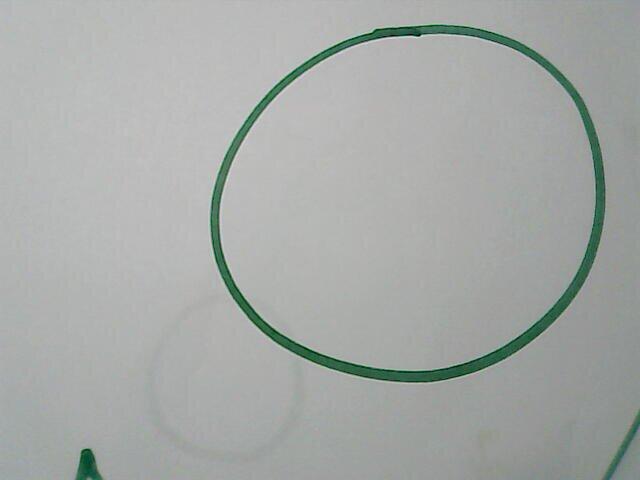
#> input picture Stills/shape-detection/cerc.jpg, 640 x 480 px, given in place of the camera
$ python contours.py   (Python 2 division)
#> lines starting #> are read from the running program, lines starting #| are printed output that depends on the picture; after the words box and inside, x2 and y2 are one past the last pixel; in counts of white or black regions, pixels touching at a corner belong together
import numpy as np
import cv2
import random
def fill(contour,width,height):
    #img = np.ndarray(shape = (width,height),dtype=object)
    #img.fill([0,0,0])
    img = np.zeros((height,width,3),np.uint8)
    #print contour[0][0]
    for i in range(len(contour)):
        img[contour[i][0,1],contour[i][0,0]] = [255,0,0]
    img = cv2.cvtColor(img,cv2.COLOR_BGR2GRAY)
    #gray = cv2.cvtColor(img,cv2.COLOR_BGR2GRAY)
    img = np.float32(img)
   # print img.shape[1],img.shape[0]
    #cv2.imwrite('im.png',img)
    dst = cv2.cornerHarris(img,2,3,0.04)#4,3,0.2)

    #result is dilated for marking the corners, not important
    dst = cv2.dilate(dst,None)

    # Threshold for an optimal value, it may vary depending on the image.
    #img[dst>0.01*dst.max()]=[0,0,255]
    (x,y) = np.where(dst>0.01*dst.max())
    corners = np.ndarray(shape = (len(x),2),dtype = int)
    for i in range(len(x)):
        corners[i] = (y[i],x[i])
    #print corners
    hull = cv2.convexHull(corners)
    #cv2.drawContours(img,[hull],0,(0,255,0),-1)
    #cv2.imshow('dst',img)
    return hull


def random_color():
    rgbl=[255,0,0]
    #random.shuffle(rgbl)
    return tuple(rgbl)

cap = cv2.VideoCapture(0)
while(True):
    ret,img = cap.read()
#> img is the input picture: shape (480, 640, 3); mean B, G, R 166.8, 169.7, 165.7
    #img = cv2.imread('poze_mari.jpg')
    gray = cv2.cvtColor(img,cv2.COLOR_BGR2GRAY)
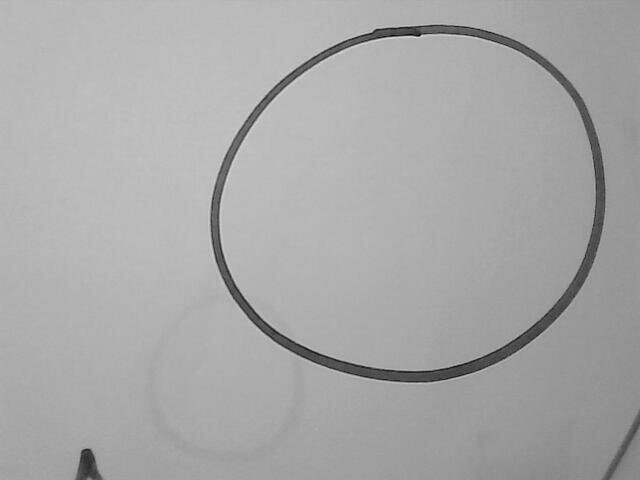
#> gray: shape (480, 640); min 1, max 222, mean 168.1
    # gray = cv2.GaussianBlur(gray, (21, 21), 0)
    ret,thresh = cv2.threshold(gray,160,255,1)
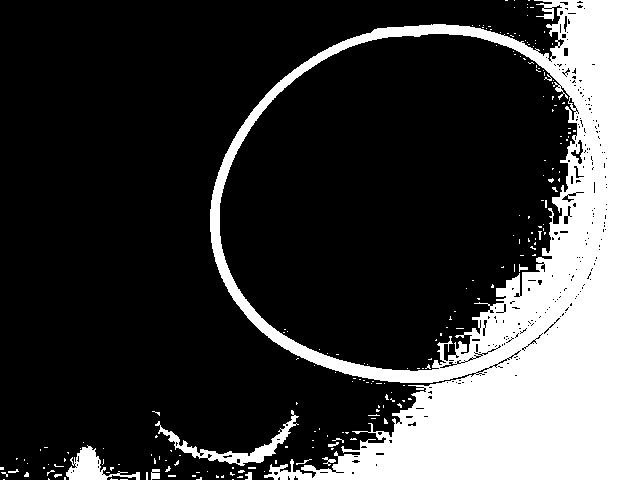
#> thresh: shape (480, 640); 25% white; 205 white regions (191 under 20 px), largest, box (x1, y1, x2, y2) and area: (210, 0, 640, 480) 73065, (155, 410, 299, 466) 1357, (66, 445, 140, 480) 995
#> (the run stopped early here; a loop or call above may not have finished)

$ run again, on Stills/shape-detection/patrat.jpg
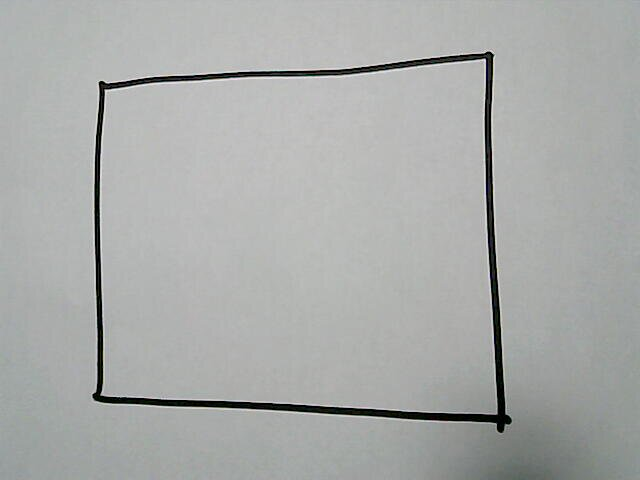
#> input picture Stills/shape-detection/patrat.jpg, 640 x 480 px, given in place of the camera
#> img is the input picture: shape (480, 640, 3); mean B, G, R 169.6, 171.2, 169.2
#> `ret,thresh = cv2.threshold(gray,160,255,1)`:
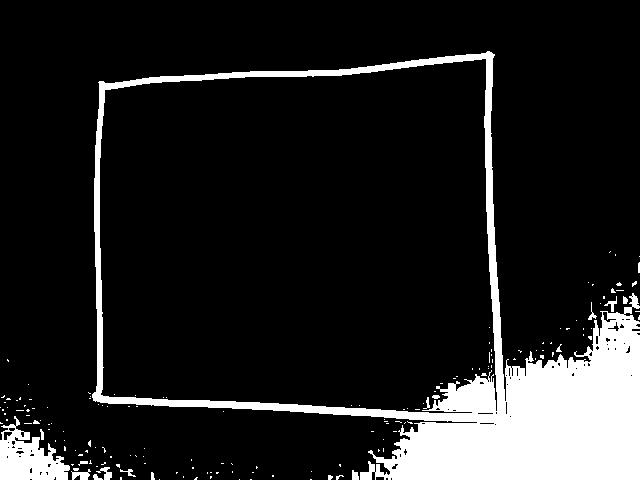
#> thresh: shape (480, 640); 13% white; 164 white regions (146 under 20 px), largest, box (x1, y1, x2, y2) and area: (92, 51, 640, 480) 36218, (0, 416, 70, 480) 2473, (71, 469, 91, 480) 123

$ run again, on Stills/shape-detection/poze_mici.jpg
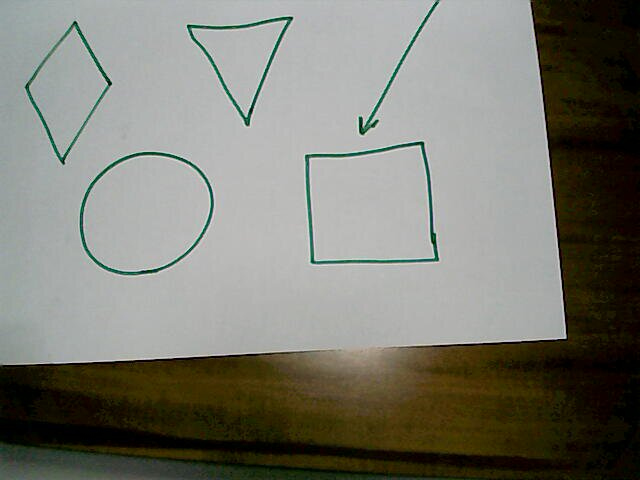
#> input picture Stills/shape-detection/poze_mici.jpg, 640 x 480 px, given in place of the camera
#> img is the input picture: shape (480, 640, 3); mean B, G, R 113.3, 122.6, 122.6
#> `gray = cv2.cvtColor(img,cv2.COLOR_BGR2GRAY)`:
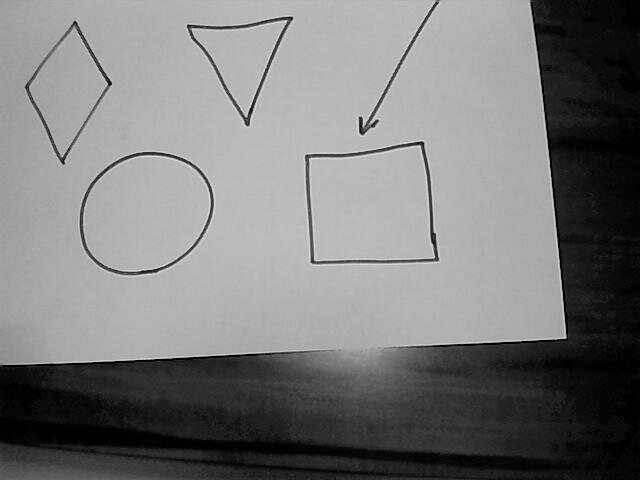
#> gray: shape (480, 640); min 0, max 238, mean 121.5
#> `ret,thresh = cv2.threshold(gray,160,255,1)`:
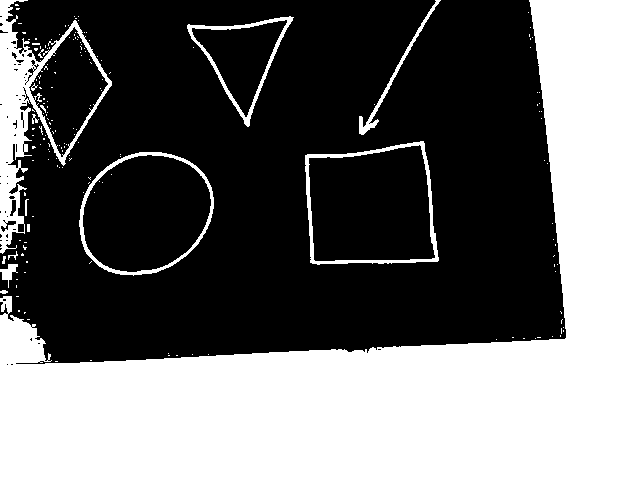
#> thresh: shape (480, 640); 41.5% white; 179 white regions (163 under 20 px), largest, box (x1, y1, x2, y2) and area: (0, 0, 640, 480) 115336, (0, 0, 112, 254) 6410, (305, 141, 439, 265) 1689
